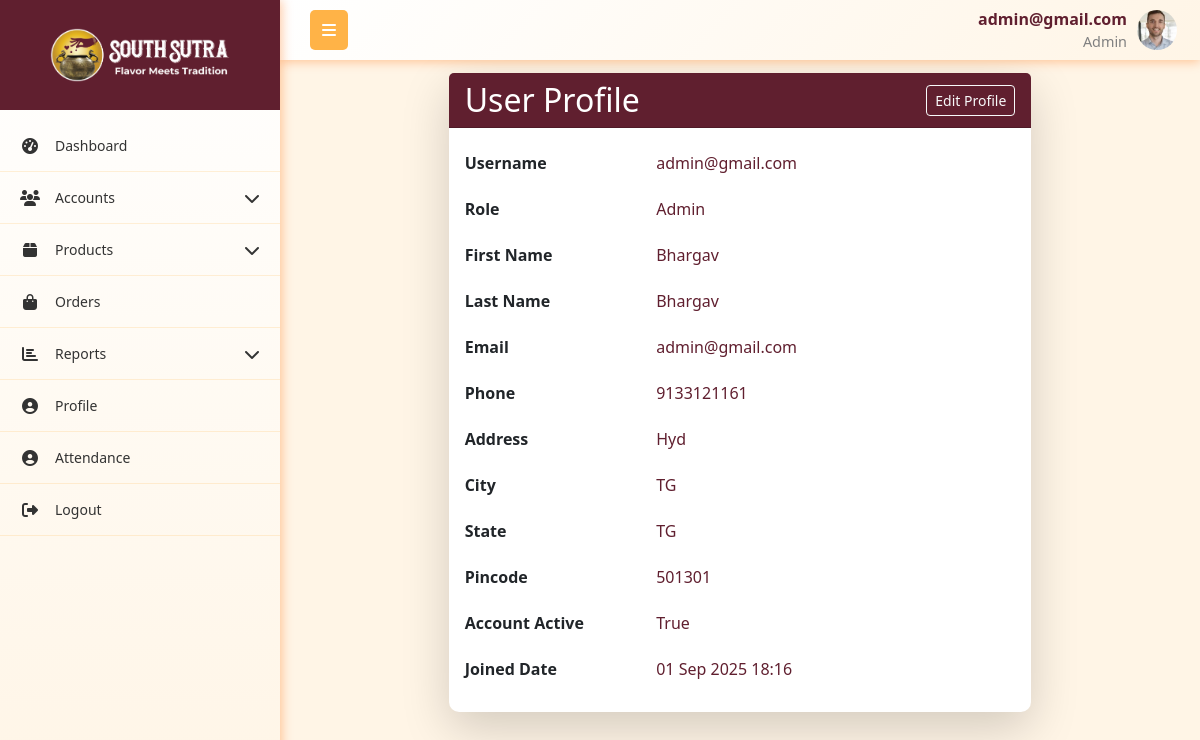
/profile/ (signed in), run on the app's committed database.
### App1/models.py (models this page shows, shortened)
class User(models.Model):
    role = models.ForeignKey(Role,on_delete=models.CASCADE,related_name="role")
    username = models.CharField(max_length=255, unique=True)
    password = models.CharField(max_length=255)
    first_name = models.CharField(max_length=255)
    last_name = models.CharField(max_length=255)
    email = models.EmailField(unique=True)
    phone_number = models.CharField(max_length=15, unique=True)
    address = models.TextField()
    city = models.CharField(max_length=255)
    state = models.CharField(max_length=255)
    pincode = models.CharField(max_length=10)
    is_active = models.BooleanField(default=True)
    created_at = models.DateTimeField(auto_now_add=True)
    updated_at = models.DateTimeField(auto_now=True)
    profile_picture = models.ImageField(upload_to='profile_pictures/', null=True, blank=True)

class Role(models.Model):
    name = models.CharField(max_length=255, unique=True)
    created_at = models.DateTimeField(auto_now_add=True)
    updated_at = models.DateTimeField(auto_now=True)

### App1/views.py (the view, shortened to what this page needs)
# urls.py: path('profile/',profile,name='profile'),
@csrf_exempt
def profile(request):
    current_user, role_permission = get_logged_in_user(request)
    if not current_user:
        return redirect('login')
    return render(request, 'accounts/profile.html', {'current_user': current_user, 'role_permission':role_permission})

### App1/views.py (called while the page is built)
def get_logged_in_user(request):
    username = request.session.get('current_user')
    if not username:
        return None
    try:
        user = User.objects.get(username=username)
        try:
            role_permission = RolePermissions.objects.get(role=user.role)
        except RolePermissions.DoesNotExist:
            role_permission = None
        return user, role_permission
    except User.DoesNotExist:
        return None, None

### templates/accounts/profile.html (shortened to what this page needs)
{% extends 'company_admin/base.html' %}
{% load static %}
{% block content %}
<!DOCTYPE html>
<html lang="en">
<head>
</head>
<body>
<div class="container py-2">
    <div class="row justify-content-center">
        <div class="col-lg-8">
            <div class="card shadow-lg border-0">
                <div class="card-header bg-primary-red text-white">
                    <div class="d-flex justify-content-between align-items-center">
                        <h2 class="mb-0">User Profile</h2>
                        <button type="button" id="editProfileBtn" class="btn btn-sm btn-outline-light">
                             Edit Profile
                        </button>
                    </div>
                </div>
                <div class="card-body">
                    <form id="profileForm" method="POST" action="{% url 'profile' %}">
                        <div class="row mb-2">
                            <label class="col-sm-4 col-form-label fw-bold">Username</label>
                            <div class="col-sm-8">
                                <span class="form-control-plaintext">{{ current_user.username }}</span>
                            </div>
                        </div>
                        <div class="row mb-2">
                            <label class="col-sm-4 col-form-label fw-bold">Role</label>
                            <div class="col-sm-8">
                                <span class="form-control-plaintext">{{ current_user.role.name }}</span>
                            </div>
                        </div>
                        <div class="row mb-2">
                            <label class="col-sm-4 col-form-label fw-bold">First Name</label>
                            <div class="col-sm-8">
                                <span class="form-control-plaintext" id="first_nameText">{{ current_user.first_name }}</span>
                            </div>
                        </div>
                        <div class="row mb-2">
                            <label class="col-sm-4 col-form-label fw-bold">Last Name</label>
                            <div class="col-sm-8">
                                <span class="form-control-plaintext" id="last_nameText">{{ current_user.last_name }}</span>
                            </div>
                        </div>
                        <div class="row mb-2">
                            <label class="col-sm-4 col-form-label fw-bold">Email</label>
                            <div class="col-sm-8">
                                <span class="form-control-plaintext" id="emailText">{{ current_user.email }}</span>
                            </div>
                        </div>
                        <div class="row mb-2">
                            <label class="col-sm-4 col-form-label fw-bold">Phone</label>
                            <div class="col-sm-8">
                                <span class="form-control-plaintext" id="phone_numberText">{{ current_user.phone_number }}</span>
                            </div>
                        </div>
                        <div class="row mb-2">
                            <label class="col-sm-4 col-form-label fw-bold">Address</label>
                            <div class="col-sm-8">
                                <span class="form-control-plaintext" id="addressText">{{ current_user.address }}</span>
                            </div>
                        </div>
                        <div class="row mb-2">
                            <label class="col-sm-4 col-form-label fw-bold">City</label>
                            <div class="col-sm-8">
                                <span class="form-control-plaintext" id="cityText">{{ current_user.city }}</span>
                            </div>
                        </div>
                        <div class="row mb-2">
                            <label class="col-sm-4 col-form-label fw-bold">State</label>
                            <div class="col-sm-8">
                                <span class="form-control-plaintext" id="stateText">{{ current_user.state }}</span>
                            </div>
                        </div>
                        <div class="row mb-2">
                            <label class="col-sm-4 col-form-label fw-bold">Pincode</label>
                            <div class="col-sm-8">
                                <span class="form-control-plaintext" id="pincodeText">{{ current_user.pincode }}</span>
                            </div>
                        </div>
                        <div class="row mb-2">
                            <label class="col-sm-4 col-form-label fw-bold">Account Active</label>
                            <div class="col-sm-8">
                                <span class="form-control-plaintext" id="statusText">{{ current_user.is_active }}</span>
                            </div>
                        </div>
                        <div class="row mb-2">
                            <label class="col-sm-4 col-form-label fw-bold">Joined Date</label>
                            <div class="col-sm-8">
                                <span class="form-control-plaintext" id="joinedText">{{ current_user.created_at|date:'d M Y H:i' }}</span>
                            </div>
                        </div>
                    </form>
                </div>
            </div>
        </div>
    </div>
</div>
{% endblock %}

### templates/company_admin/base.html (shortened to what this page needs)
{% load static %}
<!DOCTYPE html>
<html lang="en">
<head>
    <link href="https://cdnjs.cloudflare.com/ajax/libs/bootstrap/5.3.0/css/bootstrap.min.css" rel="stylesheet">
    <link href="https://cdnjs.cloudflare.com/ajax/libs/font-awesome/6.4.0/css/all.min.css" rel="stylesheet">
    <link rel="stylesheet" href="https://cdn.datatables.net/1.13.4/css/dataTables.bootstrap5.min.css">
    <link rel="stylesheet" href="https://cdn.datatables.net/responsive/2.4.1/css/responsive.bootstrap5.min.css">
    <link rel="stylesheet" href="{% static 'css/alert.css' %}">
</head>
<body>
    <nav class="top-navbar">
        <div class="navbar-container">
            <div class="navbar-left">
                <button class="sidebar-toggle" id="sidebarToggle">
                    <i class="fas fa-bars"></i>
                </button>
            </div>
            <div class="navbar-right me-2">
                <div class="navbar-user-info">
                    <span class="username">{{current_user.username}}</span>
                    <span class="role">{{current_user.role.name}}</span>
                </div>
                {% if current_user.profile_picture %}
                    <img src="{{ current_user.profile_picture.url }}"
                        alt="{{ current_user.get_full_name }}"
                        class="navbar-profile-img">
                {% else %}
                     <div class="navbar-profile-fallback">
                        {{ current_user.first_name|first|upper }}{{ current_user.last_name|first|upper }}
                    </div>
                {% endif %}
            </div>
        </div>
    </nav>
    <nav class="sidebar" id="sidebar">
        <div class="sidebar-logo-container">
            <img src="{% static 'images/logo.png' %}" alt="Company Logo"  class="logo">
        </div>
        <ul class="nav flex-column sidebar-nav">
            {% if role_permission.dashboard_v %}
            <li class="nav-item">
                <a class="nav-link" href="{% url 'dashboard' %}">
                    <i class="fas fa-tachometer-alt nav-icon"></i>
                    <span class="nav-text">Dashboard</span>
                </a>
            </li>
            {% endif %}
            {% if role_permission.roles_v or role_permission.users_v or role_permission.customer_v %}
            <li class="nav-item">
                <a class="nav-link" href="#">
                    <i class="fas fa-users nav-icon"></i>
                    <span class="nav-text">Accounts</span>
                    <i class="fas fa-chevron-down arrow"></i>
                </a>
            </li>
            {% endif %}
            {% if role_permission.category_v or role_permission.all_products_v or role_permission.daily_production_v or role_permission.inventory_v %}
            <li class="nav-item">
                <a class="nav-link" href="#">
                    <i class="fas fa-box nav-icon"></i>
                    <span class="nav-text">Products</span>
                    <i class="fas fa-chevron-down arrow"></i>
                </a>
            </li>
            {% endif %}
            {% if role_permission.orders_v %}
            <li class="nav-item">
                <a class="nav-link" href="{% url 'order_table' %}">
                    <i class="fas fa-shopping-bag nav-icon"></i>
                    <span class="nav-text">Orders</span>
                </a>
            </li>
            {% endif %}
            {% if role_permission.s_reports_v or role_permission.c_reports_v %}
            <li class="nav-item">
                <a class="nav-link" href="#">
                    <i class="fas fa-chart-bar nav-icon"></i>
                    <span class="nav-text">Reports</span>
                    <i class="fas fa-chevron-down arrow"></i>
                </a>
            </li>
            {% endif %}
            <li class="nav-item">
                <a class="nav-link" href="{% url 'profile' %}">
                    <i class="fas fa-user-circle nav-icon"></i>
                    <span class="nav-text">Profile</span>
                </a>
            </li>
            <li class="nav-item">
                <a class="nav-link" href="{% url 'attendance' %}">
                    <i class="fas fa-user-circle nav-icon"></i>
                    <span class="nav-text">Attendance</span>
                </a>
            </li>
            <li class="nav-item">
                <a class="nav-link" href="{% url 'logout' %}" onclick="return confirm('Are you sure?');" >
                    <i class="fas fa-sign-out-alt nav-icon"></i>
                    <span class="nav-text">Logout</span>
                </a>
            </li>
        </ul>
    </nav>
    <main class="main-content" id="mainContent">
        {% block content %}{% endblock %}
    </main>
</body>
</html>

### templates/company_admin/base.html (style rules this page uses)
:root { --primary-red: #601F2F; --primary-orange: #ffb347; --accent-yellow: #fc3; --light-orange: #fff5e6; --dark-red: #4a1824; --sidebar-width: 280px; --sidebar-collapsed: 60px; }
* { box-sizing: border-box; }
body { font-family: 'Segoe UI', Tahoma, Geneva, Verdana, sans-serif; background-color: #f8f9fa; margin: 0; padding: 0; overflow-x: hidden; }
.top-navbar { background: linear-gradient(135deg, white 0%, var(--light-orange) 100%); box-shadow: 0 2px 10px rgba(255, 106, 0, 0.35); position: fixed; top: 0; left: var(--sidebar-width); right: 0; z-index: 1030; height: 60px; padding: 0; transition: left 0.3s ease; }
.navbar-container { display: flex; align-items: center; justify-content: space-between; height: 100%; padding: 0 15px; max-width: 100%; }
.navbar-left { display: flex; align-items: center; flex-shrink: 0; }
.sidebar-toggle { background: var(--primary-orange); border: none; color: white; padding: 8px 12px; border-radius: 5px; margin-left: 15px; cursor: pointer; }
.navbar-right { flex-shrink: 0; display: flex; align-items: center; gap: 10px; }
.navbar-profile-img { width: 40px; height: 40px; border-radius: 50%; object-fit: cover; }
.navbar-user-info { display: flex; flex-direction: column; align-items: flex-end; }
.navbar-user-info .username { font-weight: 600; }
.navbar-user-info .role { font-size: 0.9rem; color: gray; }
.sidebar { position: fixed; top: 0; left: 0; height: 100vh; width: var(--sidebar-width); background: linear-gradient(180deg, white 0%, var(--light-orange) 100%); transform: translateX(0); transition: width 0.3s ease; z-index: 1040; overflow-y: auto; box-shadow: 2px 0 10px rgba(255, 106, 0, 0.35); display: flex; flex-direction: column; }
.sidebar-logo-container { display: flex; align-items: center; justify-content: center; height: 110px; width: 100%; background-color: #601F2F; margin-bottom: 10px; transition: opacity 0.3s, height 0.3s, margin-bottom 0.3s; }
.sidebar-logo-container .logo { width: 200px; height: auto; background: transparent; padding: 8px 10px; }
.sidebar:not(.collapsed) .sidebar-logo-container { opacity: 1; height: 110px; margin-bottom: 10px; }
.sidebar-nav { padding: 0; margin: 0; list-style: none; flex: 1 1 auto; }
.nav-item { border-bottom: 1px solid rgba(255, 179, 71, 0.2); }
.nav-link { color: #333; padding: 15px 20px; display: flex; align-items: center; text-decoration: none; transition: all 0.3s ease; position: relative; cursor: pointer; }
.nav-icon { width: 20px; margin-right: 15px; text-align: center; font-size: 16px; }
.nav-text { flex-grow: 1; font-size: 14px; }
.arrow { transition: transform 0.3s ease; margin-left: auto; }
.main-content { margin-top: 60px; padding: 5px; transition: margin-left 0.3s ease; min-height: calc(100vh - 60px); }
@media (min-width: 768px) { .sidebar { transform: translateX(0); top: 0; height: 100vh; } }
@media (min-width: 768px) { .main-content { margin-left: var(--sidebar-width); } }

### templates/accounts/profile.html (style rules this page uses)
:root { --primary-red: #601F2F; --primary-orange: #ffb347; --accent-yellow: #fc3; --light-orange: #fff5e6; --dark-red: #4a1824; }
body { background: var(--light-orange); color: var(--primary-red); }
.bg-primary-red { background-color: var(--primary-red) !important; }
.card { border-radius: 10px; border: 1px solid var(--primary-orange); }
.form-control-plaintext { color: var(--primary-red); padding: 0.375rem 0; }

### data on the page
User: username "admin@gmail.com", role.name "Admin", profile_picture (picture), first_name "Bhargav", last_name "Bhargav", email "admin@gmail.com", phone_number "9133121161", address "Hyd", city "TG", state "TG", pincode "501301", is_active "True", created_at "01 Sep 2025 18:16"
